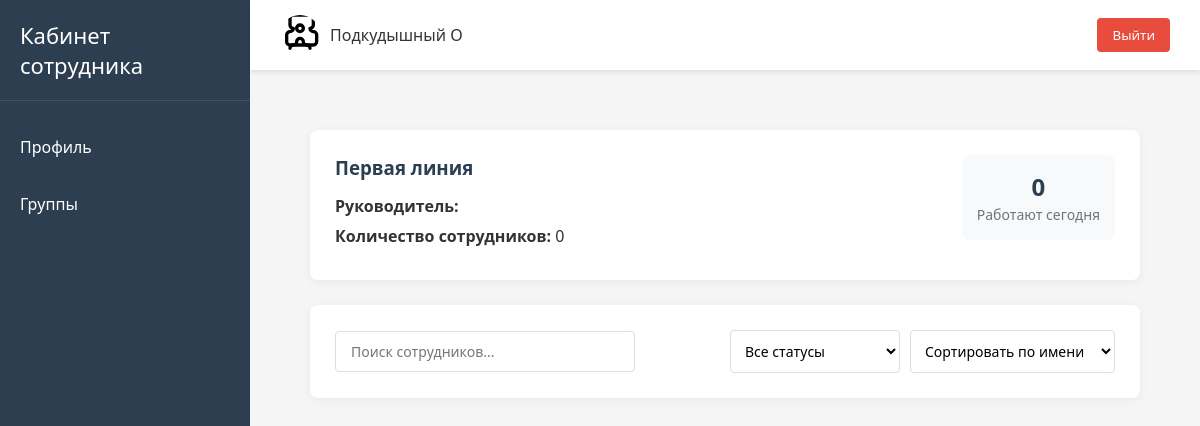
/groups/2 (signed in), run on an earlier commit of the app's database.
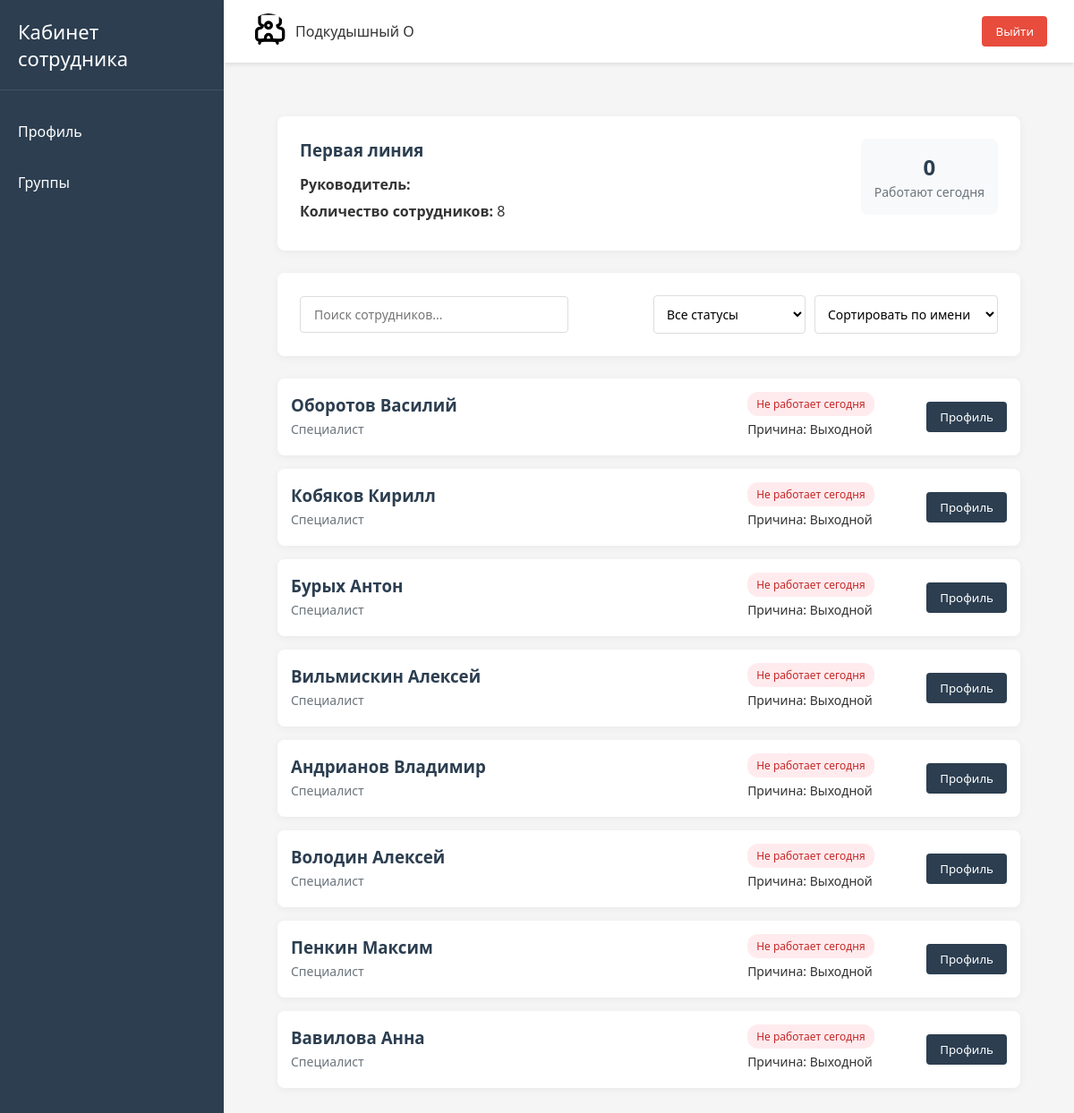
And on a later commit of the database.
### users/models.py (models this page shows, shortened)
class GroupJob(models.Model):
    title = models.CharField("Название", max_length=100, unique=True)
    class Meta:
        verbose_name = "Рабочая группа"
        verbose_name_plural = "Рабочие группы"

class User(AbstractUser):
    email = models.EmailField("Email", unique=True)
    job_title = models.CharField("Должность", max_length=100)
    personnel_number = models.CharField(
        "Табельный номер",
        max_length=20,
        unique=True
    )
    group_job = models.ManyToManyField(
        "GroupJob",
        verbose_name="Группа сотрудника",
        related_name="users"
    )
    is_main = models.BooleanField("Босс этой качалки", default=False)
    USERNAME_FIELD = "email"
    REQUIRED_FIELDS = []
    objects = CustomUserManager()

### users/views.py (the view, shortened to what this page needs)
# urls.py: path("groups/<int:id>", views.groups_detail, name="groups_detail"),
@login_required
def groups_detail(request, id):
    group = GroupJob.objects.get(id=id)
    employees = group.users.all()
    work_employees = []
    count_work = 0
    boss = ""
    for employee in employees:
        if employee.is_main:
            boss = employee
        holiday = employee.holidays.filter(
            date=timezone.now(),
        ).exists()
        work = employee.workshifts.filter(date_start=timezone.now())
        if holiday:
            work_employees.append(
                {
                    "employee": employee,
                    "work": None,
                    "cause": "holiday"
                }
            )
        elif not work:
            work_employees.append(
                {
                    "employee": employee,
                    "work": None,
                    "cause": "day_off"
                }
            )
    context = {
        "group": group,
        "work_employees": work_employees,
        "count_work": count_work,
        "boss": boss
    }
    return render(request, "groups_detail.html", context)

### templates/groups_detail.html (shortened to what this page needs)
{% extends "base.html" %}
{% load static %}
{% block content %}
<section class="content">
    <div class="group-header section">
        <div class="group-info">
            <h1>{{ group.title }}</h1>
            <p><strong>Руководитель:</strong> {{ boss.last_name }} {{ boss.first_name }}</p>
            <p><strong>Количество сотрудников:</strong> {{ group.users.count }}</p>
        </div>
        <div class="group-stats">
            <div class="stat-card">
                <span class="stat-number">{{ count_work }}</span>
                <span class="stat-label">Работают сегодня</span>
            </div>
        </div>
    </div>
    <div class="filters section">
        <div class="search-box">
            <input type="text" placeholder="Поиск сотрудников..." id="employee-search">
        </div>
        <div class="filter-options">
            <select id="status-filter">
                <option value="all">Все статусы</option>
            </select>
            <select id="sort-by">
                <option value="name">Сортировать по имени</option>
            </select>
        </div>
    </div>
    <div class="employees-list">
        {% for employee in work_employees %}
        {% if employee.work %}
            <div class="employee-card working">
                <div class="employee-info">
                    <h3>{{ employee.employee.last_name }} {{ employee.employee.first_name }}</h3>
                    <p>{{ employee.employee.job_title}}</p>
                </div>
                <div class="employee-status">
                    {% for work in employee.work %}
                    <span class="status-badge working">Работает сегодня</span>
                    <p>Время работы: {{ work.time_start }} - {{ work.time_end }}</p>
                    <p>Текущее время: 14:30</p>
                    {% endfor %}
                </div>
                <div class="employee-actions">
                    <a href="{% url 'users:profile' employee.employee.username %}">
                        <button class="profile-btn">Профиль</button>
                    </a>
                </div>
            </div>
        {% else %}
            <div class="employee-card dayoff">
                <div class="employee-info">
                    <h3>{{ employee.employee.last_name }} {{ employee.employee.first_name }}</h3>
                    <p>{{ employee.employee.job_title}}</p>
                </div>
                <div class="employee-status">
                    <span class="status-badge dayoff">Не работает сегодня</span>
                    <p>{% if employee.cause == "holiday" %}Причина: Отпуск{% else %}Причина: Выходной{% endif %}</p>
                </div>
                <div class="employee-actions">
                    <a href="{% url 'users:profile' employee.employee.username %}">
                        <button class="profile-btn">Профиль</button>
                    </a>
                </div>
            </div>
        {% endif %}
        {% endfor %}
        </div>
</section>
{% endblock %}

What changed in the data, as far as the page shows it:
computed for GroupJob "Первая линия": users.count "0" → "8"
added User: employee.last_name "Оборотов", employee.first_name "Василий", employee.job_title "Специалист"
added User: employee.last_name "Кобяков", employee.first_name "Кирилл", employee.job_title "Специалист"
added User: employee.last_name "Бурых", employee.first_name "Антон", employee.job_title "Специалист"
added User: employee.last_name "Вильмискин", employee.first_name "Алексей", employee.job_title "Специалист"
added User: employee.last_name "Андрианов", employee.first_name "Владимир", employee.job_title "Специалист"
added User: employee.last_name "Володин", employee.first_name "Алексей", employee.job_title "Специалист"
added User: employee.last_name "Пенкин", employee.first_name "Максим", employee.job_title "Специалист"
added User: employee.last_name "Вавилова", employee.first_name "Анна", employee.job_title "Специалист"
